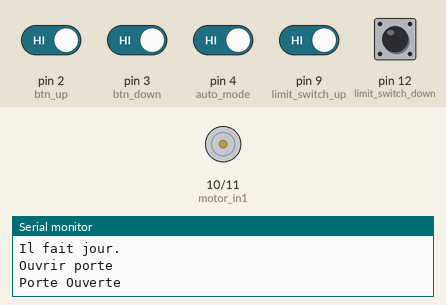
The sketch below on a simulated Arduino Uno, built with avr-gcc and run on an emulated ATmega328P. Parts: motor-driver pin pairs drawn as motors (green arrow = first pin HIGH = forward, orange = second pin HIGH = backward, longer = more drive), the last lines printed to the serial monitor. Inputs (shaded band) come from the test bench; at power-on: pin 2 (btn_up), pin 3 (btn_down), pin 4 (auto_mode), pin 9 (limit_switch_up), pin 12 (limit_switch_down) HIGH. The local clock reads 2024-03-15 10:24:30 at power-on unless the sketch sets it.

Above: at 2.8 s.
2.9 s: pin 2 (btn_up) driven LOW and pin 3 (btn_down) driven LOW and pin 4 (auto_mode) driven LOW and pin 9 (limit_switch_up) driven LOW
At 3.5 s:
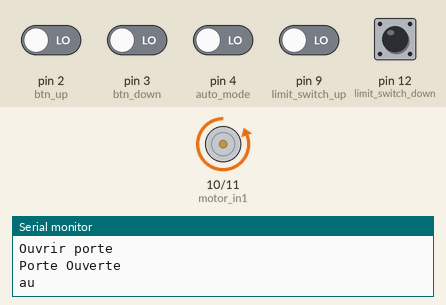
4.4 s: pin 9 (limit_switch_up) driven HIGH
At 5.7 s:
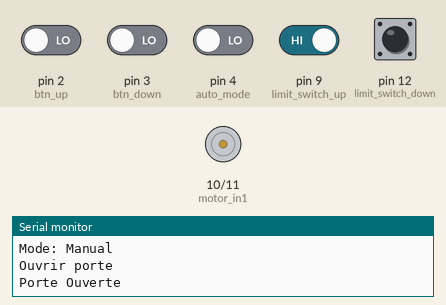
Timing chart, 0 to 7.4 s (numbered marks = the images above; inputs shaded):
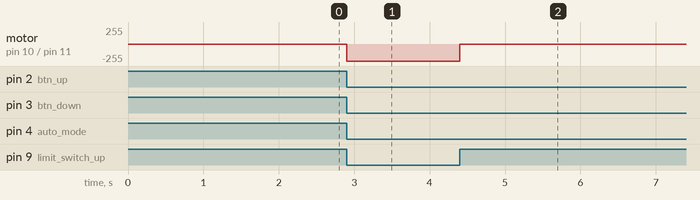

The sketch:

05_light_sensor.ino
```cpp
// --- Init rtc object ---
// Lib https://github.com/Makuna/Rtc/
#include <ThreeWire.h>
#include <RtcDS1302.h>

ThreeWire myWire(7, 8, 6); // IO, SCLK, CE
RtcDS1302<ThreeWire> Rtc(myWire);

// --- General setup

const unsigned long loop_deplay = 300000; // in milliseconds => 5 minutes

// --- Init manual mode objects ---

// attachInterrupt ne fonctione qu'avec les pin 2 et 3 sur les carte Uno
const int btn_up = 2;   // Bouton haut
const int btn_down = 3; // Bouton bas

const int auto_mode = 4; // Interrupteur mode auto
int auto_mode_state = false;

const int limit_switch_up = 9;    // Capteur fin de course haut brancher sur broche NC
const int limit_switch_down = 12; // Capteur fin de course bas brancher sur broche NC
boolean lsup = false;             // Déclaration variable Fin de Course Haut
boolean lsdown = false;           // Déclaration variable Fin de Course Bas

const unsigned long debouncing_time = 1000000; // Debouncing time in microseconds. 1 seconds = 1 000 000 microseconds
volatile unsigned long last_micros;

// --- Motor objects ---

const int motor_in1 = 10;
const int motor_in2 = 11;

// --- Light sensor

const int light_sensor = 1; // Pin analog for light sensor
int light = 0;              // Current light value
int light_threshold = 30;  // Brightness threshold between day and night

const int day_hour = 6;     // Before this hour, door stay close
const int night_hour = 22;  // After this hour, we close the door
boolean is_night = false;

void setup()
{

    Serial.begin(9600); // Ouverture du port série et debit de communication fixé à 9600 bauds
    Serial.println("--- Setup ---");
    Serial.print("Compiled: ");
    Serial.print(__DATE__);
    Serial.print(" ");
    Serial.println(__TIME__);

    // --- Init rtc module ---
    Rtc.Begin();

    RtcDateTime compiled = RtcDateTime(__DATE__, __TIME__);
    RtcDateTime now = Rtc.GetDateTime();

    // Update RTC time if needed
    if (now < compiled || !Rtc.IsDateTimeValid())
    {
        Serial.println("RTC: Updating DateTime");
        Rtc.SetDateTime(compiled);
    }

    Serial.print("RTC time: ");
    printDateTime(now);
    Serial.println();

    // --- Init manual mode ---

    pinMode(btn_up, INPUT_PULLUP);
    pinMode(btn_down, INPUT_PULLUP);
    pinMode(limit_switch_up, INPUT_PULLUP);
    pinMode(limit_switch_down, INPUT_PULLUP);
    pinMode(auto_mode, INPUT_PULLUP);
    auto_mode_state = digitalRead(auto_mode);

    // https://eskimon.fr/tuto-arduino-204-un-simple-bouton#les-interruptions-mat%C3%A9rielles
    attachInterrupt(digitalPinToInterrupt(btn_up), buttonUpAction, FALLING);
    attachInterrupt(digitalPinToInterrupt(btn_down), buttonDownAction, FALLING);

    // --- Init motor ---
    pinMode(motor_in1, OUTPUT);
    pinMode(motor_in2, OUTPUT);
    digitalWrite(motor_in1, LOW);
    digitalWrite(motor_in2, LOW);

    // --- Init door
    lsup = digitalRead(limit_switch_up);
    lsdown = digitalRead(limit_switch_down);

    if (lsup == false && lsdown == false)
    {
        Serial.println("Initialisation de la porte.");
        openDoor();
        closeDoor();
    }
}

void loop()
{
    Serial.println("Loop ---"); // Affichage sur le moniteur série

    // RTC module : https://github.com/Makuna/Rtc/wiki/RtcDateTime-object
    RtcDateTime now = Rtc.GetDateTime();
    Serial.print("Heure: ");
    Serial.println(now.Hour());
    Serial.print("Minutes: ");
    Serial.println(now.Minute());

    closeDoorAtNight();

    lightSensorCheck();

    delay(loop_deplay);
}

// Action des boutons Up et Down

void buttonUpAction()
{
    if ((long)(micros() - last_micros) >= debouncing_time)
    {
        last_micros = micros();

        if (ManualModeActive() == true)
        {
            openDoor();
        }
        else
        {
            Serial.println("Mode auto activé, les boutons sont désactivé.");
        }
    }
}

void buttonDownAction()
{
    if ((long)(micros() - last_micros) >= debouncing_time)
    {
        last_micros = micros();

        if (ManualModeActive() == true)
        {
            closeDoor();
        }
        else
        {
            Serial.println("Mode auto activé, les boutons sont désactivé.");
        }
    }
}

bool ManualModeActive()
{

    auto_mode_state = digitalRead(auto_mode);
    Serial.print("auto_mode_state :");
    Serial.println(auto_mode_state);

    if (auto_mode_state == false)
    {
        Serial.println("Mode: Manual"); // Affichage sur le moniteur série
        return true;
    }
    else
    {
        Serial.println("Mode: Auto");
        return false;
    }
}

// Séquence d'alimentation du moteur pour fermer la porte
void closeDoor()
{
    Serial.println("Fermeture porte"); /// Affichage sur le moniteur série du texte

    lsdown = digitalRead(limit_switch_down);

    while (lsdown == false)
    {
        digitalWrite(motor_in1, HIGH);
        digitalWrite(motor_in2, LOW);
        lsdown = digitalRead(limit_switch_down);
    }

    digitalWrite(motor_in1, LOW);
    digitalWrite(motor_in2, LOW);

    Serial.println("Porte Fermée"); // Affichage sur le moniteur série
}

// Séquence d'alimentation du moteur pour ouvrir la porte
void openDoor()
{
    Serial.println("Ouvrir porte"); /// Affichage sur le moniteur série du texte

    lsup = digitalRead(limit_switch_up);

    while (lsup == false)
    {
        digitalWrite(motor_in1, LOW);
        digitalWrite(motor_in2, HIGH);
        lsup = digitalRead(limit_switch_up);
    }

    digitalWrite(motor_in1, LOW);
    digitalWrite(motor_in2, LOW);

    Serial.println("Porte Ouverte"); // Affichage sur le moniteur série
}

// RTC Module

#define countof(a) (sizeof(a) / sizeof(a[0]))

void printDateTime(const RtcDateTime &dt)
{
    char datestring[20];

    snprintf_P(datestring,
               countof(datestring),
               PSTR("%02u/%02u/%04u %02u:%02u:%02u"),
               dt.Day(),
               dt.Month(),
               dt.Year(),
               dt.Hour(),
               dt.Minute(),
               dt.Second());
    Serial.print(datestring);
}

// Light sensor

void lightSensorCheck()
{
    light = analogRead(light_sensor);
    Serial.print("Capteur de luminosité : ");
    Serial.println(light);

    if (ManualModeActive() == false && is_night == false)
    {
        if (light < light_threshold)
        {
            Serial.println("Il fait nuit.");
            closeDoor();
        }
        else
        {
            Serial.println("Il fait jour.");
            openDoor();
        }
    }
}

// Force the door to close depending on the time of day
void closeDoorAtNight(){

    if (ManualModeActive() == false)
    {
      // RTC module : https://github.com/Makuna/Rtc/wiki/RtcDateTime-object
      RtcDateTime now = Rtc.GetDateTime();
      Serial.print("Heure: ");
      Serial.println(now.Hour());

      // Force the door to close depending on the time of day

      if (now.Hour() <= day_hour || now.Hour() >= night_hour)
      {
        Serial.println("Close the door based on hour.");
        is_night = true;
        closeDoor();
      } else {
        is_night = false;
      }
    }
}
```

Measured:
- after the input at 2.9 s, motor on pin 10 (motor_in1) / pin 11 (motor_in2): stopped → backward 255/255 at once
- after the input at 4.4 s, motor on pin 10 (motor_in1) / pin 11 (motor_in2): backward 255/255 → stopped at once
